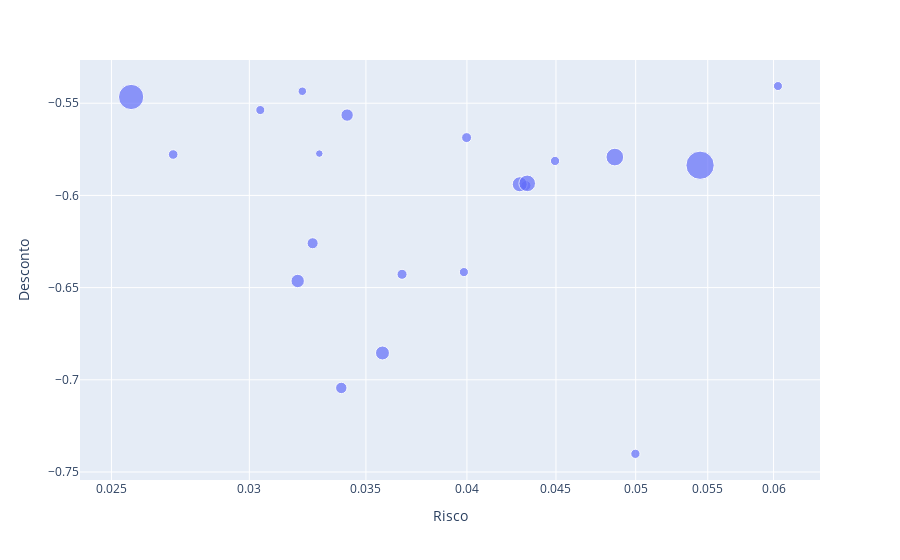

Write notebook code for a chart like this one.
### Code cell
fig2 = px.scatter(ativos_info_top20, x='Risco', y='Desconto', size='ultimo_preço', hover_name='Ticker', log_x=True)
fig2.show()

### Figure 1 — Plotly figure (JSON) as saved in the notebook; plotly's stock layout.template omitted (floating-point values rounded to 4 significant figures)
{"data": [{"hovertemplate": "<b>%{hovertext}</b><br><br>Risco=%{x}<br>Desconto=%{y}<br>ultimo_preço=%{marker.size}<extra></extra>", "hovertext": ["ENJU3.SA", "VIIA3.SA", "MGLU3.SA", "ESPA3.SA", "TCSA3.SA", "OPCT3.SA", "HBOR3.SA", "WEST3.SA", "MOSI3.SA", "LWSA3.SA", "DASA3.SA", "NGRD3.SA", "CLSA3.SA", "IRBR3.SA", "GFSA3.SA", "AMAR3.SA", "BOAS3.SA", "HBSA3.SA", "NTCO3.SA", "COGN3.SA", "CASH3.SA"], "legendgroup": "", "marker": {"color": "#636efa", "size": [3.08, 4.7, 7.01, 6.47, 3.64, 3, 4.4, 3.66, 8.15, 9.97, 28.79, 3.07, 11.23, 3.32, 2.05, 3.55, 5.52, 2.95, 22.95, 2.57, 2.93], "sizemode": "area", "sizeref": 0.07198, "symbol": "circle"}, "mode": "markers", "name": "", "orientation": "v", "showlegend": false, "type": "scatter", "x": [0.04998, 0.03388, 0.03577, 0.03198, 0.03671, 0.03984, 0.03262, 0.04325, 0.0429, 0.04332, 0.05445, 0.04494, 0.04864, 0.02713, 0.03291, 0.03998, 0.03414, 0.03044, 0.02566, 0.03218, 0.06035], "xaxis": "x", "y": [-0.7401, -0.7044, -0.6854, -0.6464, -0.6428, -0.6416, -0.626, -0.5947, -0.594, -0.5935, -0.5836, -0.5813, -0.5792, -0.5778, -0.5773, -0.5687, -0.5564, -0.5537, -0.5466, -0.5435, -0.5407], "yaxis": "y"}], "layout": {"legend": {"itemsizing": "constant", "tracegroupgap": 0}, "margin": {"t": 60}, "xaxis": {"anchor": "y", "domain": [0, 1], "title": {"text": "Risco"}, "type": "log"}, "yaxis": {"anchor": "x", "domain": [0, 1], "title": {"text": "Desconto"}}}}
